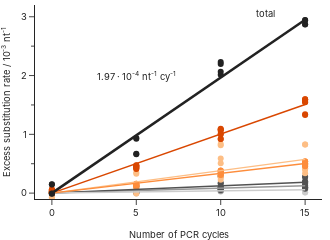

The cell this chart's notebook holds for it:
### Code cell
error_categories = {
    'A2C': "A2C/T2G", 
    'A2G': "A2G/T2C", 
    'A2T': "A2T/T2A", 
    'C2A': "C2A/G2T", 
    'C2G': "C2G/G2C", 
    'C2T': "C2T/G2A", 
    'T2G': "A2C/T2G", 
    'T2C': "A2G/T2C", 
    'T2A': "A2T/T2A", 
    'G2T': "C2A/G2T", 
    'G2C': "C2G/G2C", 
    'G2A': "C2T/G2A"
}
categories = ["A2C/T2G", "A2G/T2C", "A2T/T2A", "C2A/G2T", "C2G/G2C", "C2T/G2A"]
colors = ['#cccccc', '#969696', '#525252', '#fdbe85', '#fd8d3c', '#d94701']
cat_color_map = {
    "C2G/G2C": '#cccccc', 
    "A2C/T2G": '#969696', 
    "C2A/G2T": '#525252', 
    "A2T/T2A": '#fdbe85', 
    "C2T/G2A": '#fd8d3c', 
    "A2G/T2C": '#d94701'
}

df = data.data[f"substitutions_by_type"].copy()

# find intercept to normalize initial rates for each experiment group
df['delta_rate'] = df['rate']
for group in df['group'].unique():
    for errortype in df['type'].unique():
        for read in df['read'].unique():
            idata = df.loc[(df['group'] == group) & (df['type'] == errortype) & (df['read'] == read)]
            fit = smf.ols(formula='rate ~ delta_series_var', data=idata).fit()
            df.loc[(df['group'] == group) & (df['type'] == errortype) & (df['read'] == read), 'delta_rate'] -= fit.params['Intercept']

# combine analogous types into categories
df['category'] = df['type']
for error, category in error_categories.items():
    df.loc[(df['type'] == error), 'category'] = category

# find fits for the categories based on all data
fits = {}
ratios = {}
for category in df['category'].unique():
    idata = df.loc[(df['category'] == category)]
    fits[category] = smf.ols(formula='delta_rate ~ delta_series_var', data=idata).fit()
    ratios[category] = fits[category].params['delta_series_var']

ratio_df = pd.DataFrame.from_dict(ratios, orient="index", columns=["rate"])
ratio_df['ratio'] = ratio_df['rate']/ratio_df['rate'].sum()
ratio_df['ratio/2'] = ratio_df['ratio']/2
display(ratio_df)


fig = px.scatter(
    df,
    x="delta_series_var",
    y=2*df["delta_rate"]*1000,
    color="category",
    range_x=[-1, 16],
    range_y=[-0.1, 3.2],
    color_discrete_sequence=colors,
    category_orders={"category": ["C2G/G2C", "A2C/T2G", "C2A/G2T", "A2T/T2A", "C2T/G2A", "A2G/T2C"]}
)


x_var = np.linspace(min(df['delta_series_var']), max(df['delta_series_var']), 10)
for i, category in enumerate(categories):
    fig.add_trace(
        pg.Scatter(
            x=x_var,
            y=2*fits[category].predict(exog={'delta_series_var': x_var})*1000,
            mode="lines",
            showlegend=False,
            line=dict(color=cat_color_map[category], width=1.5)
        )
    )




alldf = data.data[f"overall_error_rates"].loc[data.data[f"overall_error_rates"]['type'] == "substitutions"].copy()
alldf['delta_rate'] = alldf['rate']
for group in alldf['group'].unique():
    for read in alldf['read'].unique():
        idata = alldf.loc[(alldf['group'] == group) & (alldf['read'] == read)]
        fit = smf.ols(formula='rate ~ delta_series_var', data=idata).fit()
        alldf.loc[(alldf['group'] == group) & (alldf['read'] == read), 'delta_rate'] -= fit.params['Intercept']

fit = smf.ols(formula='delta_rate ~ delta_series_var', data=alldf).fit()

fig.add_trace(
    pg.Scatter(
        x=alldf['delta_series_var'],
        y=alldf['delta_rate']*1000,
        mode="markers",
        showlegend=False,
        line=dict(color="#222222")
    )
)
fig.add_trace(
    pg.Scatter(
        x=x_var,
        y=fit.predict(exog={'delta_series_var': x_var})*1000,
        mode="lines",
        showlegend=False,
        line=dict(color="#222222", width=2.5)
    )
)

fig.add_annotation(x=5, y=2,
    text=f"{fit.params['delta_series_var']*10000:.2f} · 10<sup>-4</sup> nt<sup>-1</sup> cy<sup>-1</sup>",
    showarrow=False,
    yshift=0, 
    font=dict(
        color="#222222",
        family="Inter", 
        size=28/3, 
    )
)

fig.add_annotation(x=12, y=3.05,
    text="total",
    showarrow=False,
    yshift=0, 
    xanchor="left",
    font=dict(
        color="#222222",
        family="Inter", 
        size=28/3, 
    )
)

fig.update_layout(
    template="simple_white", 
    height=240, 
    width=330, 
    showlegend=False, 
    margin=dict(l=0, r=8, t=5, b=0),
    font_family="Inter",
    legend_font_size=28/3,
)
fig.update_xaxes(
    title_text='Number of PCR cycles', 
    dtick=5,
    title_font_family="Inter", 
    title_font_size=28/3, 
    tickfont_size=28/3, 
    minor_ticks="outside", 
    minor_dtick=5
)
fig.update_yaxes(
    title_text='Excess substitution rate / 10<sup>-3</sup> nt<sup>-1</sup>', 
    dtick=1, 
    title_font_family="Inter", 
    title_font_size=28/3, 
    tickfont_size=28/3, 
    minor_ticks="outside", 
    minor_dtick=0.5
)
fig.show()
fig.write_image("sub_rate.svg")

### Figure 1 — Plotly figure (JSON) as saved in the notebook; plotly's stock layout.template omitted (floating-point values rounded to 4 significant figures)
{"data": [{"hovertemplate": "category=C2G/G2C<br>delta_series_var=%{x}<br>y=%{y}<extra></extra>", "legendgroup": "C2G/G2C", "marker": {"color": "#cccccc", "symbol": "circle"}, "mode": "markers", "name": "C2G/G2C", "orientation": "v", "showlegend": true, "type": "scatter", "x": [0, 0, 0, 0, 5, 5, 5, 5, 10, 10, 10, 10, 15, 15, 15, 15, 0, 0, 0, 0, 5, 5, 5, 5, 10, 10, 10, 10, 15, 15, 15, 15], "xaxis": "x", "y": [-0.0009604, 0.01136, 0.01028, 0.003076, -0.001422, 0.0008211, 0.007495, -0.006758, 0.02964, 0.05097, 0.06139, 0.03125, 0.008613, 0.06687, 0.08165, 0.01287, -7.957e-05, 0.003846, 0.002369, 0.002867, 0.01834, 0.01907, 0.02113, 0.01336, 0.03424, 0.06311, 0.06457, 0.03498, 0.05352, 0.08315, 0.08284, 0.05424], "yaxis": "y"}, {"hovertemplate": "category=A2C/T2G<br>delta_series_var=%{x}<br>y=%{y}<extra></extra>", "legendgroup": "A2C/T2G", "marker": {"color": "#969696", "symbol": "circle"}, "mode": "markers", "name": "A2C/T2G", "orientation": "v", "showlegend": true, "type": "scatter", "x": [0, 0, 0, 0, 5, 5, 5, 5, 10, 10, 10, 10, 15, 15, 15, 15, 0, 0, 0, 0, 5, 5, 5, 5, 10, 10, 10, 10, 15, 15, 15, 15], "xaxis": "x", "y": [0.0158, 0.02315, 0.02452, 0.0139, 0.04379, 0.02293, 0.02668, 0.04665, 0.09755, 0.05942, 0.0597, 0.103, 0.1917, 0.1566, 0.169, 0.1935, 0.004136, 0.01505, 0.01566, -0.00153, 0.02697, 0.01255, 0.01346, 0.03051, 0.07208, 0.04009, 0.04201, 0.08378, 0.1045, 0.09782, 0.1027, 0.09757], "yaxis": "y"}, {"hovertemplate": "category=C2A/G2T<br>delta_series_var=%{x}<br>y=%{y}<extra></extra>", "legendgroup": "C2A/G2T", "marker": {"color": "#525252", "symbol": "circle"}, "mode": "markers", "name": "C2A/G2T", "orientation": "v", "showlegend": true, "type": "scatter", "x": [0, 0, 0, 0, 5, 5, 5, 5, 10, 10, 10, 10, 15, 15, 15, 15, 0, 0, 0, 0, 5, 5, 5, 5, 10, 10, 10, 10, 15, 15, 15, 15], "xaxis": "x", "y": [0.02462, -0.00768, -0.01223, 0.02586, 0.03362, 0.02025, 0.01742, 0.02403, 0.09909, 0.1722, 0.1657, 0.09397, 0.2029, 0.09971, 0.07488, 0.1855, 0.01423, -0.02868, -0.02829, 0.01735, 0.02301, 0.1147, 0.1169, 0.01892, 0.05779, 0.2879, 0.2896, 0.05438, 0.1247, 0.273, 0.2796, 0.1258], "yaxis": "y"}, {"hovertemplate": "category=A2T/T2A<br>delta_series_var=%{x}<br>y=%{y}<extra></extra>", "legendgroup": "A2T/T2A", "marker": {"color": "#fdbe85", "symbol": "circle"}, "mode": "markers", "name": "A2T/T2A", "orientation": "v", "showlegend": true, "type": "scatter", "x": [0, 0, 0, 0, 5, 5, 5, 5, 10, 10, 10, 10, 15, 15, 15, 15, 0, 0, 0, 0, 5, 5, 5, 5, 10, 10, 10, 10, 15, 15, 15, 15], "xaxis": "x", "y": [0.04786, 0.0309, 0.06602, 0.0167, 0.01974, 0.08775, -0.004815, 0.09422, 0.5069, 0.2685, 0.2292, 0.5884, 0.4604, 0.4179, 0.336, 0.5411, -0.06875, 0.007192, 0.02971, -0.08298, 0.3297, 0.1159, 0.08352, 0.3508, 0.8158, 0.2854, 0.3002, 0.8351, 0.8267, 0.3996, 0.4211, 0.8288], "yaxis": "y"}, {"hovertemplate": "category=C2T/G2A<br>delta_series_var=%{x}<br>y=%{y}<extra></extra>", "legendgroup": "C2T/G2A", "marker": {"color": "#fd8d3c", "symbol": "circle"}, "mode": "markers", "name": "C2T/G2A", "orientation": "v", "showlegend": true, "type": "scatter", "x": [0, 0, 0, 0, 5, 5, 5, 5, 10, 10, 10, 10, 15, 15, 15, 15, 0, 0, 0, 0, 5, 5, 5, 5, 10, 10, 10, 10, 15, 15, 15, 15], "xaxis": "x", "y": [0.006879, 0.03549, 0.0379, -0.0007178, 0.126, 0.1148, 0.1079, 0.1344, 0.3805, 0.307, 0.3129, 0.385, 0.4664, 0.5074, 0.5049, 0.4589, 0.002452, 0.01037, 0.009525, 0.00521, 0.1494, 0.1579, 0.1578, 0.1423, 0.3651, 0.3703, 0.3798, 0.3568, 0.4899, 0.5372, 0.5389, 0.4812], "yaxis": "y"}, {"hovertemplate": "category=A2G/T2C<br>delta_series_var=%{x}<br>y=%{y}<extra></extra>", "legendgroup": "A2G/T2C", "marker": {"color": "#d94701", "symbol": "circle"}, "mode": "markers", "name": "A2G/T2C", "orientation": "v", "showlegend": true, "type": "scatter", "x": [0, 0, 0, 0, 5, 5, 5, 5, 10, 10, 10, 10, 15, 15, 15, 15, 0, 0, 0, 0, 5, 5, 5, 5, 10, 10, 10, 10, 15, 15, 15, 15], "xaxis": "x", "y": [0.05159, 0.06074, 0.05847, 0.04795, 0.4587, 0.4121, 0.4182, 0.4605, 0.9965, 1.062, 1.084, 1.012, 1.596, 1.568, 1.583, 1.595, 0.002377, 0.01793, 0.01722, 0.0002139, 0.4352, 0.4722, 0.4699, 0.4338, 0.9216, 1.081, 1.096, 0.922, 1.34, 1.548, 1.548, 1.329], "yaxis": "y"}, {"line": {"color": "#969696", "width": 1.5}, "mode": "lines", "showlegend": false, "type": "scatter", "x": [0, 1.667, 3.333, 5, 6.667, 8.333, 10, 11.67, 13.33, 15], "y": [3.134e-17, 0.01393, 0.02785, 0.04178, 0.0557, 0.06963, 0.08355, 0.09748, 0.1114, 0.1253]}, {"line": {"color": "#d94701", "width": 1.5}, "mode": "lines", "showlegend": false, "type": "scatter", "x": [0, 1.667, 3.333, 5, 6.667, 8.333, 10, 11.67, 13.33, 15], "y": [1.491e-16, 0.1673, 0.3347, 0.502, 0.6694, 0.8367, 1.004, 1.171, 1.339, 1.506]}, {"line": {"color": "#fdbe85", "width": 1.5}, "mode": "lines", "showlegend": false, "type": "scatter", "x": [0, 1.667, 3.333, 5, 6.667, 8.333, 10, 11.67, 13.33, 15], "y": [7.115e-17, 0.06378, 0.1276, 0.1913, 0.2551, 0.3189, 0.3827, 0.4465, 0.5103, 0.574]}, {"line": {"color": "#525252", "width": 1.5}, "mode": "lines", "showlegend": false, "type": "scatter", "x": [0, 1.667, 3.333, 5, 6.667, 8.333, 10, 11.67, 13.33, 15], "y": [5.252e-17, 0.02056, 0.04112, 0.06168, 0.08224, 0.1028, 0.1234, 0.1439, 0.1645, 0.1851]}, {"line": {"color": "#cccccc", "width": 1.5}, "mode": "lines", "showlegend": false, "type": "scatter", "x": [0, 1.667, 3.333, 5, 6.667, 8.333, 10, 11.67, 13.33, 15], "y": [2.499e-17, 0.00638, 0.01276, 0.01914, 0.02552, 0.0319, 0.03828, 0.04466, 0.05104, 0.05742]}, {"line": {"color": "#fd8d3c", "width": 1.5}, "mode": "lines", "showlegend": false, "type": "scatter", "x": [0, 1.667, 3.333, 5, 6.667, 8.333, 10, 11.67, 13.33, 15], "y": [1.779e-16, 0.05583, 0.1117, 0.1675, 0.2233, 0.2792, 0.335, 0.3908, 0.4467, 0.5025]}, {"line": {"color": "#222222"}, "mode": "markers", "showlegend": false, "type": "scatter", "x": [0, 0, 5, 5, 10, 10, 15, 15, 0, 0, 5, 5, 10, 10, 15, 15], "y": [0.1499, 0.1459, 0.6696, 0.663, 2.015, 2.063, 2.871, 2.868, -0.009959, -0.00634, 0.9375, 0.9262, 2.197, 2.23, 2.939, 2.945]}, {"line": {"color": "#222222", "width": 2.5}, "mode": "lines", "showlegend": false, "type": "scatter", "x": [0, 1.667, 3.333, 5, 6.667, 8.333, 10, 11.67, 13.33, 15], "y": [1.491e-15, 0.3278, 0.6557, 0.9835, 1.311, 1.639, 1.967, 2.295, 2.623, 2.95]}], "layout": {"annotations": [{"font": {"color": "#222222", "family": "Inter", "size": 9.333}, "showarrow": false, "text": "1.97 · 10<sup>-4</sup> nt<sup>-1</sup> cy<sup>-1</sup>", "x": 5, "y": 2, "yshift": 0}, {"font": {"color": "#222222", "family": "Inter", "size": 9.333}, "showarrow": false, "text": "total", "x": 12, "xanchor": "left", "y": 3.05, "yshift": 0}], "font": {"family": "Inter"}, "height": 240, "legend": {"font": {"size": 9.333}, "title": {"text": "category"}, "tracegroupgap": 0}, "margin": {"b": 0, "l": 0, "r": 8, "t": 5}, "showlegend": false, "width": 330, "xaxis": {"anchor": "y", "domain": [0, 1], "dtick": 5, "minor": {"dtick": 5, "ticks": "outside"}, "range": [-1, 16], "tickfont": {"size": 9.333}, "title": {"font": {"family": "Inter", "size": 9.333}, "text": "Number of PCR cycles"}}, "yaxis": {"anchor": "x", "domain": [0, 1], "dtick": 1, "minor": {"dtick": 0.5, "ticks": "outside"}, "range": [-0.1, 3.2], "tickfont": {"size": 9.333}, "title": {"font": {"family": "Inter", "size": 9.333}, "text": "Excess substitution rate / 10<sup>-3</sup> nt<sup>-1</sup>"}}}}
